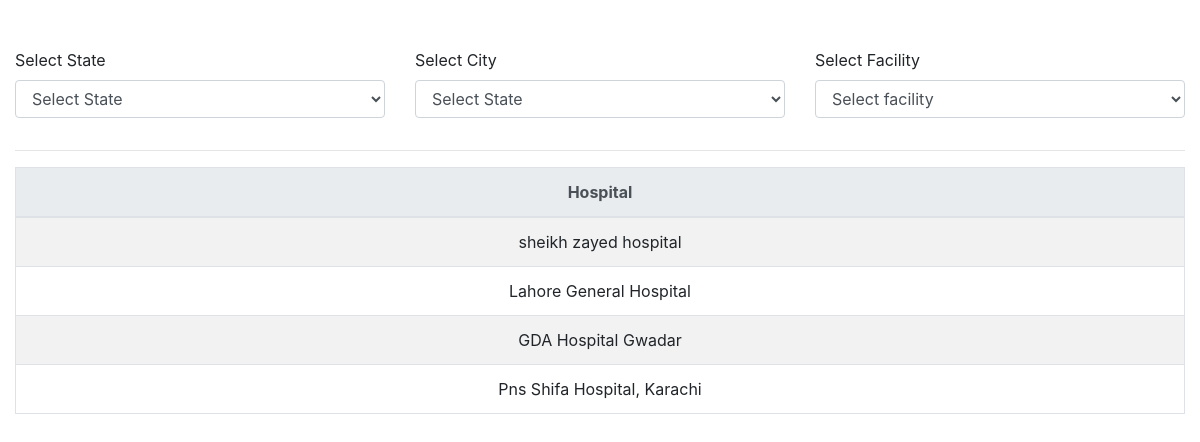
The app's page /, older data.
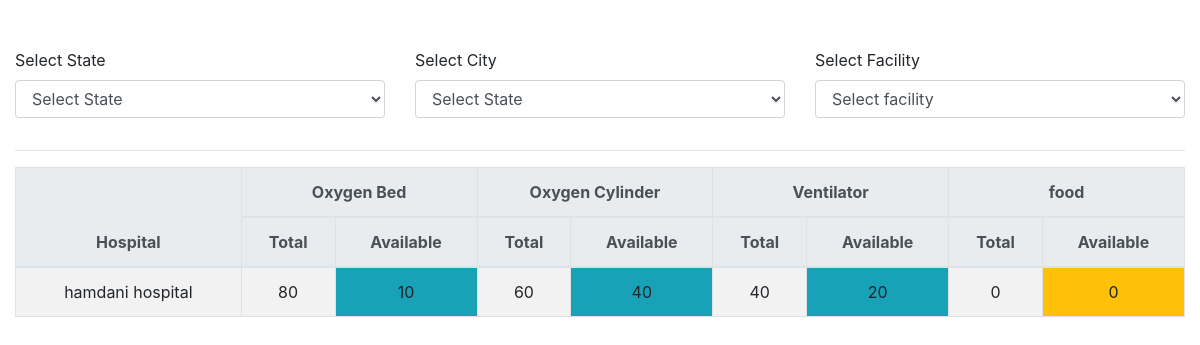
The same page, newer data.
### covid/models.py (models this page shows, shortened)
class Hospital(models.Model):
    name = models.CharField(max_length=50, null=False, blank=False)
    address = models.CharField(max_length=300, null=False, blank=False)
    city = models.ForeignKey(City, on_delete=models.CASCADE, related_name='hospitals')
    phone = models.CharField(max_length=20, null=False, blank=False)

class Facility(models.Model):
    title = models.CharField(max_length=60, null=False, blank=False, default=" ")

class Availability(models.Model):
    hospital = models.ForeignKey(Hospital, on_delete=models.CASCADE, related_name='availabilities')
    facility = models.ForeignKey(Facility, on_delete=models.CASCADE, related_name='availabilities')
    total = models.IntegerField(default=0)
    available = models.IntegerField(default=0)
    updated_at = models.DateTimeField(auto_now=True)

### covid/views.py (the view)
# urls.py: path('', views.home)
def home(request):
    selected_state_id = request.GET.get('state')
    selected_city_id = request.GET.get('city')
    selected_facility_id = request.GET.get('facility')
    facilities = Facility.objects.all().order_by('pk')
    if selected_state_id:
        cities = City.objects.filter(state=selected_state_id)
    else:
        cities = City.objects.all()
    states = State.objects.all()
    hospitals = Hospital.objects.all()
    if selected_city_id:
        hospital = Hospital.objects.filter(city=City(pk=selected_city_id))
    context = {
        'facilities' : facilities,
        'cities' : cities,
        'states' : states,
        'hospital' : hospitals,
        'selected_state_id' : selected_state_id,
        'selected_city_id' : selected_city_id,
        'selected_facility_id' : selected_facility_id
    }
    return render(request, template_name='covid/index.html', context=context)

### covid/models.py (called while the page is built)
    def __str__(self):
        return self.name

### covid/templatetags/custom_tag.py (called while the page is built)
@register.simple_tag
def get_table_class(value):
    if value:
        return 'bg-info'
    return 'bg-warning'

@register.simple_tag
def get_availibilities(hospital):
    return Availability.objects.filter(hospital=hospital).order_by('facility_id')

@register.simple_tag
def is_option_selected(selected_option, pk):
    if selected_option == str(pk):
        return 'selected'
    return ''

### covid/templates/covid/index.html (shortened to what this page needs)
<!DOCTYPE html>
{% load custom_tag %}
<html lang="en">
<head>
    <link rel="stylesheet" href="https://cdn.jsdelivr.net/npm/bootstrap@4.0.0/dist/css/bootstrap.min.css"
>
</head>
<body>
<br>
<br>
<div class="container-fluid">
    <div>
        <form action="" id="filterForm" method="GET">
            <div class="row">
                <div class="col">
                    <div class="form-group">
                        <label for="">Select State</label>
                        <select name="state" class="form-control" id="stateSelect">
                            <option value="">Select State</option>
                        </select>
                    </div>
                </div>
                <div class="col">
                    <div class="form-group">
                        <label for="">Select City</label>
                        <select name="city" class="form-control" id="citySelect">
                            <option value="">Select State</option>
                        </select>
                    </div>
                </div>
                <div class="col">
                    <div class="form-group">
                        <label for="">Select Facility</label>
                        <select name="facility" class="form-control" id="facilitySelect">
                            <option value="">Select facility</option>
                        </select>
                    </div>
                </div>
            </div>
        </form>
    </div>
    <hr>
    <table class="table text-center table-bordered table-striped">
        <thead class="thead-light">
        <tr>
            <th rowspan="2">Hospital</th>
            {% for facility in facilities %}
            <th colspan="2" class="text-center">{{facility.title}}</th>
            {% endfor %}
        </tr>
        <tr>
            {% for facility in facilities %}
            <th>Total</th>
            <th>Available</th>
            {% endfor %}
        </tr>
        </thead>
        <tbody>
        {% for hospital in hospital %}
        <tr>
            <td>{{hospital.name}}</td>
            {% get_availibilities hospital as availibilities %}
            {% for avl in availibilities %}
            <td>{{avl.total}}</td>
            <td class="{%get_table_class avl.available%}">{{avl.available}}</td>
            {% endfor %}
        </tr>
        {% endfor%}
        </tbody>
    </table>
</div>
</body>
</html>

Row changes from the older to the newer data that the page shows:
removed Hospital: name "sheikh zayed hospital"
removed Hospital: name "Lahore General Hospital"
removed Hospital: name "GDA Hospital Gwadar"
removed Hospital: name "Pns Shifa Hospital, Karachi"
added Facility: title "Oxygen Bed"
added Facility: title "Oxygen Cylinder"
added Facility: title "Ventilator"
added Facility: title "food"
added Hospital: name "hamdani hospital"
added Availability: total "80", available "10"
added Availability: total "60", available "40"
added Availability: total "40", available "20"
added Availability: total "0", available "0"
